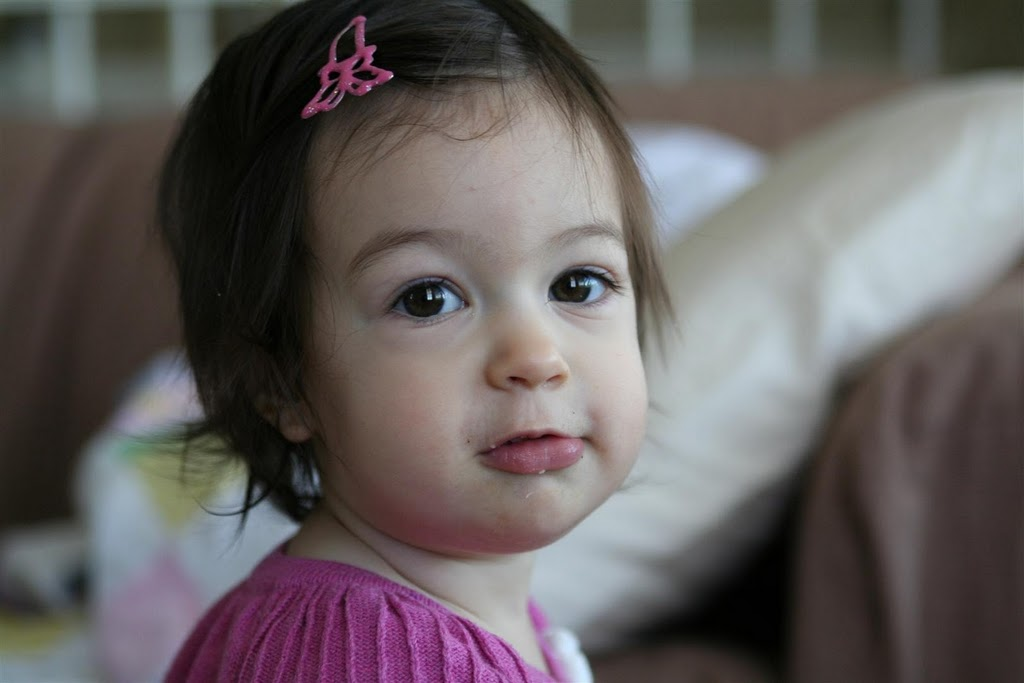
//> input picture c++/src/OpenCV/FaceDetection/calleigh.jpg, 1024 x 683 px
$ ./legacy   (built with g++ and OpenCV 4)
//> lines starting //> are read from the running program, lines starting //| are printed output that depends on the picture; after the words box and inside, x2 and y2 are one past the last pixel; in counts of white or black regions, pixels touching at a corner belong together
#include <opencv2/objdetect/objdetect.hpp>
#include <opencv2/highgui/highgui.hpp>
#include <opencv2/imgproc/imgproc.hpp>

#include <iostream>
#include <stdio.h>

using namespace std;
using namespace cv;


void detectAndDrawNested( Mat& img,
                   CascadeClassifier& cascade, CascadeClassifier& nestedCascade,
                   double scale);

String frontalFaceCascadeName = "/home/doriad/src/OpenCV/data/haarcascades/haarcascade_frontalface_default.xml";
String eyeCascadeName = "/home/doriad/src/OpenCV/data/haarcascades/haarcascade_eye.xml";
String mouthCascadeName = "/home/doriad/src/OpenCV/data/haarcascades/haarcascade_mcs_mouth.xml";
String noseCascadeName = "/home/doriad/src/OpenCV/data/haarcascades/haarcascade_mcs_nose.xml";
String leftEyeCascadeName = "/home/doriad/src/OpenCV/data/haarcascades/haarcascade_mcs_lefteye.xml";
String rightEyeCascadeName = "/home/doriad/src/OpenCV/data/haarcascades/haarcascade_mcs_righteye.xml";

int main( int argc, const char** argv )
{
    CvCapture* capture = 0;
    Mat frame, frameCopy, image;

    CascadeClassifier frontalFaceCascade;
    CascadeClassifier eyeCascade;
    CascadeClassifier mouthCascade;
    CascadeClassifier noseCascade;
    CascadeClassifier leftEyeCascade;
    CascadeClassifier rightEyeCascade;

    double scale = 1;

    frontalFaceCascade.load( frontalFaceCascadeName );
    eyeCascade.load( eyeCascadeName );
    leftEyeCascade.load( leftEyeCascadeName );
    rightEyeCascade.load( rightEyeCascadeName );
    mouthCascade.load( mouthCascadeName );
    noseCascade.load( noseCascadeName );

    image = imread( "calleigh.jpg", 1 );
//> image is the input picture: 683 rows x 1024 cols, CV_8UC3; mean B, G, R 94.4, 94.6, 100.5
    //image = imread( "face.jpg", 1 );
    //image = imread( "girls.jpg", 1 );

    if(image.empty())
    {
      std::cout << "Couldn't read image." << std::endl;
      return -1;
    }

    cvNamedWindow( "result", 1 );

    detectAndDrawNested( image, frontalFaceCascade, eyeCascade, scale );
    //detectAndDrawNested( image, frontalFaceCascade, mouthCascade, scale );
    //detectAndDrawNested( image, frontalFaceCascade, noseCascade, scale );
    //detectAndDrawNested( image, frontalFaceCascade, rightEyeCascade, scale );
    waitKey(0);

    cvDestroyWindow("result");

    return 0;
}

void detectAndDrawNested( Mat& img,
                   CascadeClassifier& cascade, CascadeClassifier& nestedCascade,
                   double scale)
{
//> called with scale = 1
    int i = 0;
    double t = 0;
    vector<Rect> faces;
    const static Scalar colors[] =  { CV_RGB(0,0,255),
        CV_RGB(0,128,255),
        CV_RGB(0,255,255),
        CV_RGB(0,255,0),
        CV_RGB(255,128,0),
        CV_RGB(255,255,0),
        CV_RGB(255,0,0),
        CV_RGB(255,0,255)} ;
    Mat gray, smallImg( cvRound (img.rows/scale), cvRound(img.cols/scale), CV_8UC1 );

    cvtColor( img, gray, CV_BGR2GRAY );
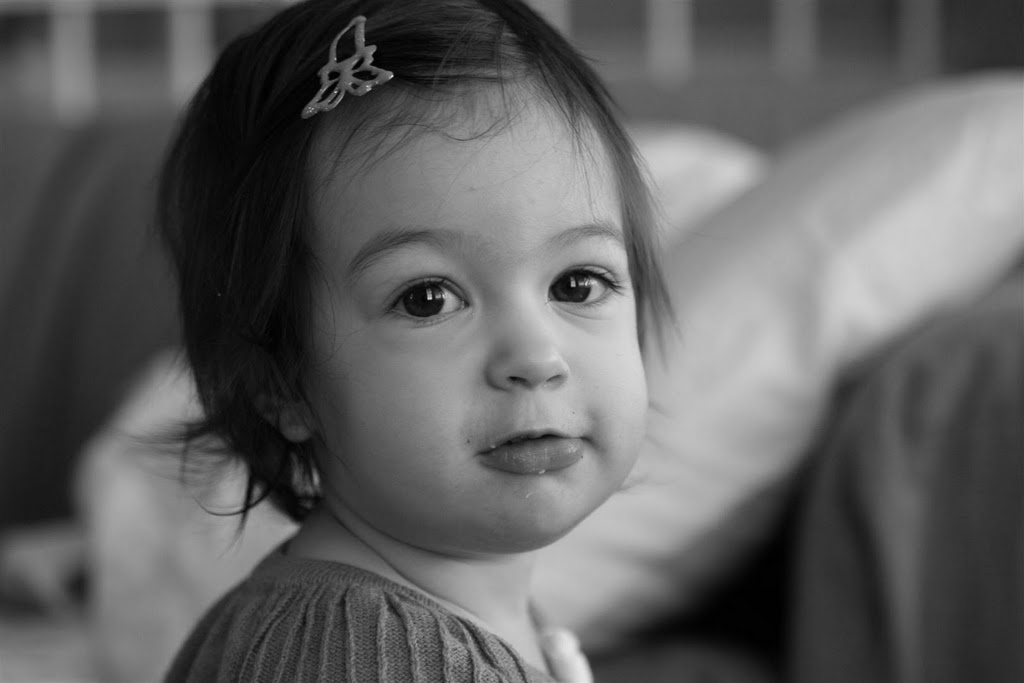
//> gray: 683 rows x 1024 cols, CV_8UC1; min 0, max 232, mean 96.4
    resize( gray, smallImg, smallImg.size(), 0, 0, INTER_LINEAR );
    equalizeHist( smallImg, smallImg );
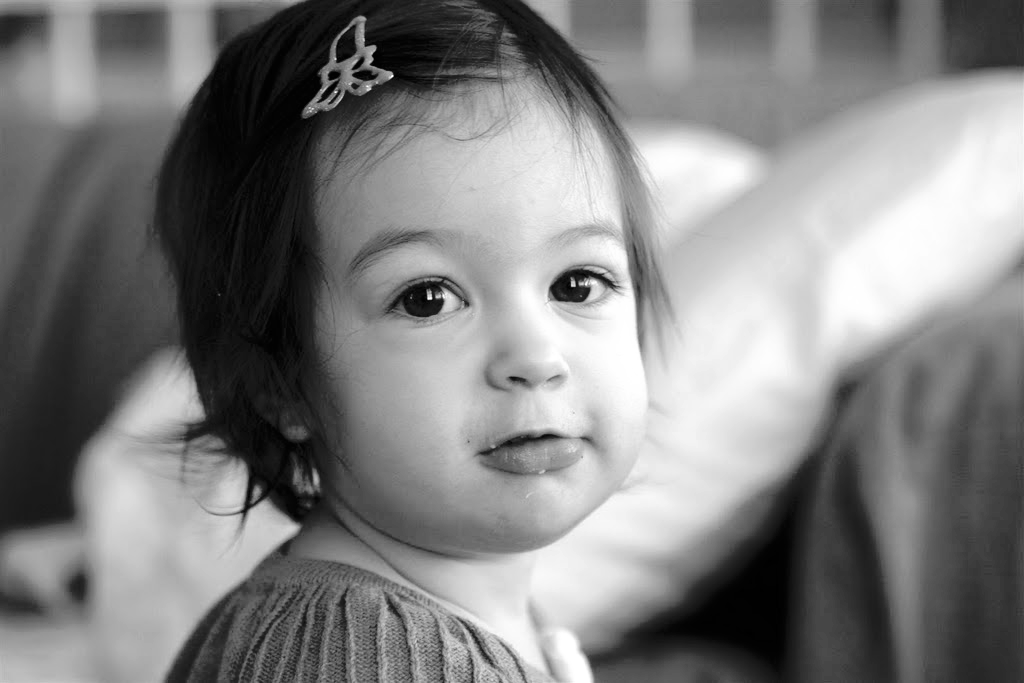
//> smallImg: 683 rows x 1024 cols, CV_8UC1; min 0, max 255, mean 128.1

    t = (double)cvGetTickCount();
    cascade.detectMultiScale( smallImg, faces,
        1.1, 2, 0
        // |CV_HAAR_FIND_BIGGEST_OBJECT
        // |CV_HAAR_DO_ROUGH_SEARCH
        |CV_HAAR_SCALE_IMAGE
        ,
        Size(10, 10) );
//> faces = 1 Rect (x, y, width, height): [283, 101, 478, 478]
    t = (double)cvGetTickCount() - t;
    printf( "detection time = %g ms\n", t/((double)cvGetTickFrequency()*1000.) );
    for( vector<Rect>::const_iterator r = faces.begin(); r != faces.end(); r++, i++ )
    {
        Mat smallImgROI;
        vector<Rect> nestedObjects;
        Point center;
        Scalar color = colors[i%8];
        int radius;
        center.x = cvRound((r->x + r->width*0.5)*scale);
        center.y = cvRound((r->y + r->height*0.5)*scale);
        radius = cvRound((r->width + r->height)*0.25*scale);
        circle( img, center, radius, color, 3, 8, 0 );

        smallImgROI = smallImg(*r);
        nestedCascade.detectMultiScale( smallImgROI, nestedObjects,
            1.1, 2, 0
            // |CV_HAAR_FIND_BIGGEST_OBJECT
            // |CV_HAAR_DO_ROUGH_SEARCH
            |CV_HAAR_DO_CANNY_PRUNING
            |CV_HAAR_SCALE_IMAGE
            ,
            //Size(10, 10), r->tl());
            Size(10, 10));
        for( vector<Rect>::const_iterator nr = nestedObjects.begin(); nr != nestedObjects.end(); nr++ )
        {
            center.x = cvRound((r->x + nr->x + nr->width*0.5)*scale);
            center.y = cvRound((r->y + nr->y + nr->height*0.5)*scale);
            radius = cvRound((nr->width + nr->height)*0.25*scale);
            std::cout << "radius: " << radius << std::endl;
            circle( img, center, radius, color, 3, 8, 0 );
        }
    }
//> this loop made 1 pass
//> radius on pass 1: 59
//> pass 1, in detectAndDrawNested, `smallImgROI = smallImg(*r);`:
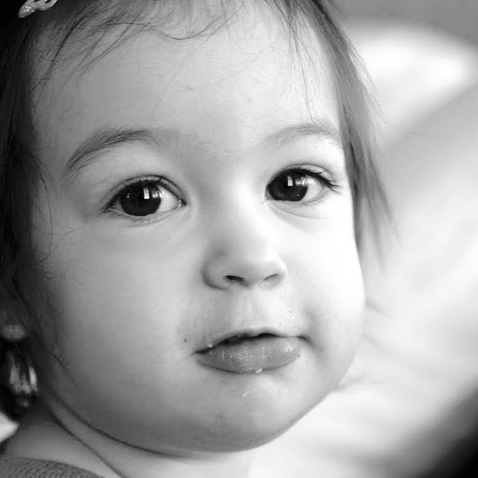
//> smallImgROI: 478 rows x 478 cols, CV_8UC1; min 0, max 255, mean 163.4
//> after the loop:
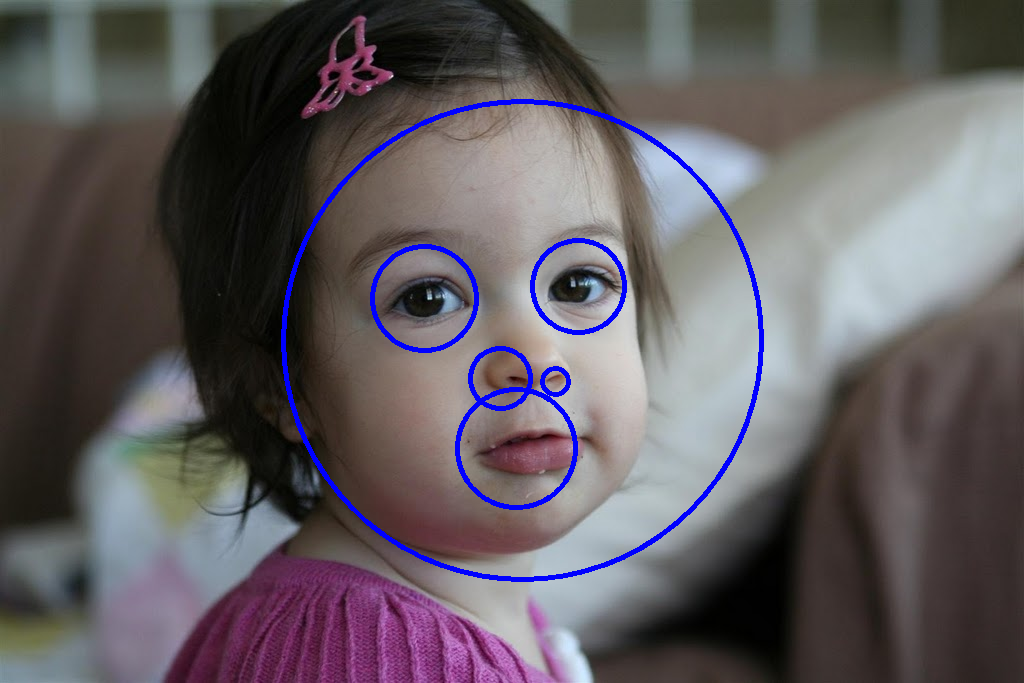
//> img: 683 rows x 1024 cols, CV_8UC3; 1.95% of pixels changed, all inside (x1, y1, x2, y2) = (281, 99, 764, 582)
//> after the loop, i = 1
    cv::imshow( "result", img );
}

$ run again, with c++/src/OpenCV/FaceDetection/face.jpg copied over c++/src/OpenCV/FaceDetection/calleigh.jpg
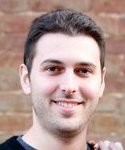
//> input picture c++/src/OpenCV/FaceDetection/face.jpg, 125 x 150 px
//> image is the input picture: 150 rows x 125 cols, CV_8UC3; mean B, G, R 144.2, 150.5, 177.8
//> faces = 1 Rect (x, y, width, height): [22, 34, 92, 92]
//> the loop in detectAndDrawNested, `for( vector<Rect>::const_iterator r = faces.begin(); r != faces.end();..` made 1 pass
//> radius on pass 1: 12
//> pass 1, in detectAndDrawNested, `smallImgROI = smallImg(*r);`:
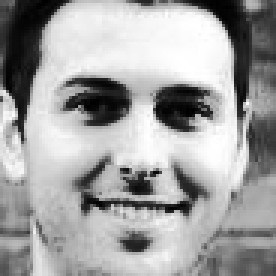
//> smallImgROI: 92 rows x 92 cols, CV_8UC1 (shown 3 times larger); min 0, max 255, mean 161.8
//> after the loop in detectAndDrawNested, `for( vector<Rect>::const_iterator r = faces.begin(); r != faces.end();..`:
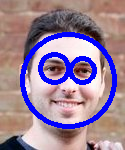
//> img: 150 rows x 125 cols, CV_8UC3; 11.82% of pixels changed, all inside (x1, y1, x2, y2) = (20, 32, 117, 129)
//> after the loop in detectAndDrawNested, `for( vector<Rect>::const_iterator r = faces.begin(); r != faces.end();..`: i = 1

$ run again, with c++/src/OpenCV/FaceDetection/girls.jpg copied over c++/src/OpenCV/FaceDetection/calleigh.jpg
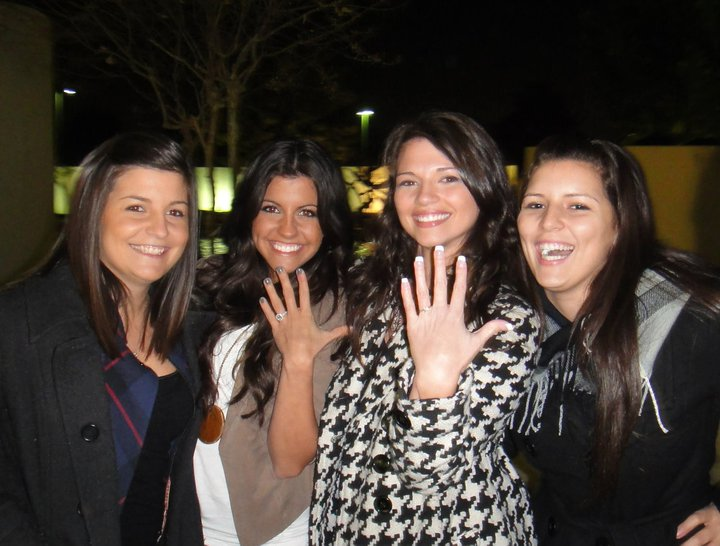
//> input picture c++/src/OpenCV/FaceDetection/girls.jpg, 720 x 546 px
//> image is the input picture: 546 rows x 720 cols, CV_8UC3; mean B, G, R 52.8, 60.5, 71.2
//> faces = 4 Rects (x, y, width, height): [248, 179, 83, 83], [385, 149, 90, 90], [105, 175, 97, 97], [505, 163, 117, 117]
//> the loop in detectAndDrawNested, `for( vector<Rect>::const_iterator r = faces.begin(); r != faces.end();..` made 4 passes
//> radius on passes 1 to 4: 10, 13, 12, 16
//> pass 1, in detectAndDrawNested, `smallImgROI = smallImg(*r);`:
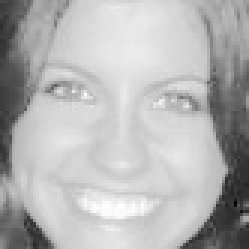
//> smallImgROI: 83 rows x 83 cols, CV_8UC1 (shown 3 times larger); min 5, max 254, mean 180.2
//> after the loop in detectAndDrawNested, `for( vector<Rect>::const_iterator r = faces.begin(); r != faces.end();..`:
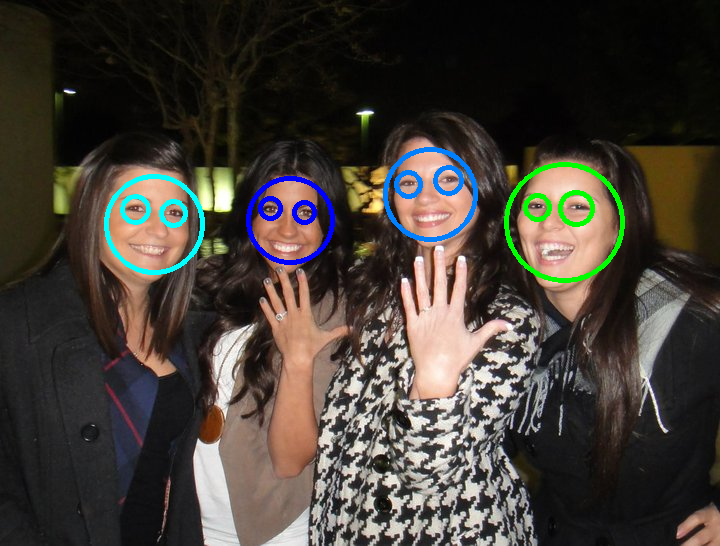
//> img: 546 rows x 720 cols, CV_8UC3; 2.29% of pixels changed, all inside (x1, y1, x2, y2) = (104, 147, 625, 283)
//> after the loop in detectAndDrawNested, `for( vector<Rect>::const_iterator r = faces.begin(); r != faces.end();..`: i = 4
